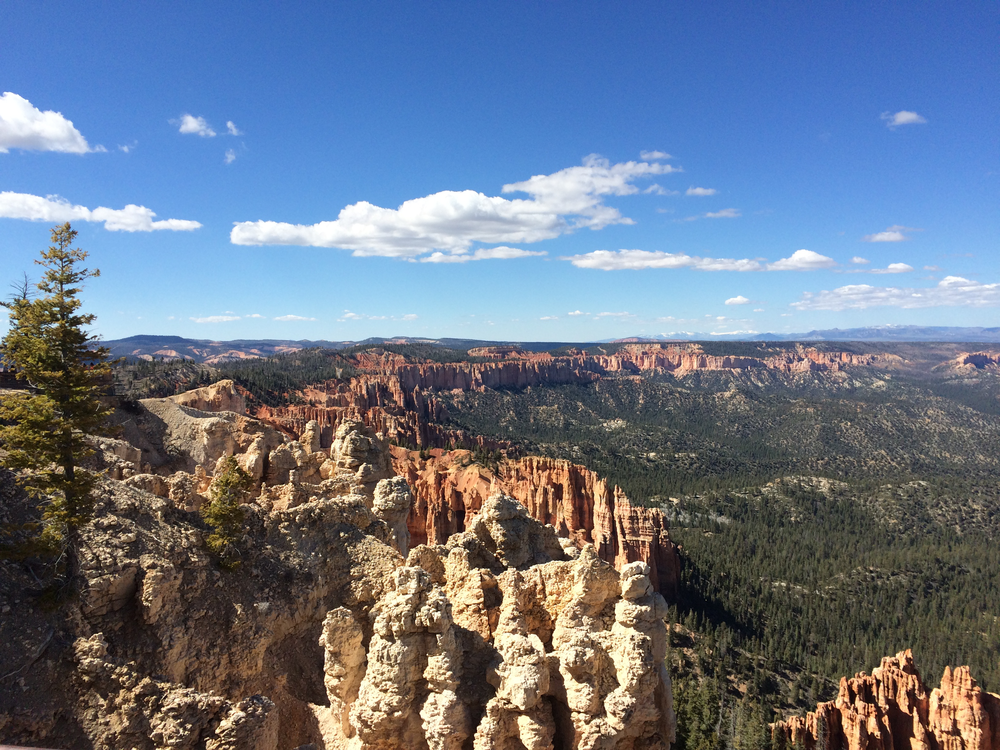
//> input picture images/bryce_left_01.png, 1000 x 750 px
$ ./perspectiveXform   (built with g++ and OpenCV 4)
//> lines starting //> are read from the running program, lines starting //| are printed output that depends on the picture
### base-cpu/Stitcher.hpp
#include <iostream>
#include <vector>
#include <string>
#include "opencv2/core.hpp"

#include "opencv2/calib3d.hpp"
#include "opencv2/features2d.hpp"
#include "opencv2/imgproc.hpp"
#include "opencv2/highgui.hpp"
#include "opencv2/xfeatures2d.hpp"

using namespace std;
using namespace cv;
using namespace cv::xfeatures2d;

class Stitcher{
private:
	double minHessian;
	Ptr<SURF> detector;
	cv::Ptr<cv::cuda::DescriptorMatcher> matcher
	std::vector<KeyPoint> keypoints1, keypoints2;
	Mat descriptors1, descriptors2;
	std::vector<std::vector<DMatch>> knn_matches;
	Mat H;
	Mat img_pano;
public:
	Stitcher();
	Mat stitch(Mat& img1, Mat& img2);
};

### base-cpu/Stitcher.cpp
#include "Stitcher.hpp"

using namespace std;
using namespace cv;
using namespace cv::xfeatures2d;
	// constructor
Stitcher :: Stitcher(){
	minHessian = 400;
	detector = SURF::create(minHessian);
	matcher = DescriptorMatcher::create(DescriptorMatcher::FLANNBASED);
}

// [49 lines left out: function stitch, not called in this run]

### benchmark/perspectiveXform.cpp
#include <string>
#include <iostream>
#include <vector>
#include<time.h>

#include "Stitcher.hpp"

#include "opencv2/calib3d.hpp"
#include "opencv2/features2d.hpp"
#include "opencv2/imgproc.hpp"
#include "opencv2/highgui.hpp"
#include "opencv2/xfeatures2d.hpp"


using namespace std;
using namespace cv;


int main() {
	Mat img1 = cv::imread("../images/bryce_left_01.png", IMREAD_GRAYSCALE);
//> img1: 750 rows x 1000 cols, CV_8UC1; min 0, max 255, mean 116.4
	CV_Assert(!img1.empty());

    Mat img2 = cv::imread("../images/scottsdale_left_01.png", IMREAD_GRAYSCALE);
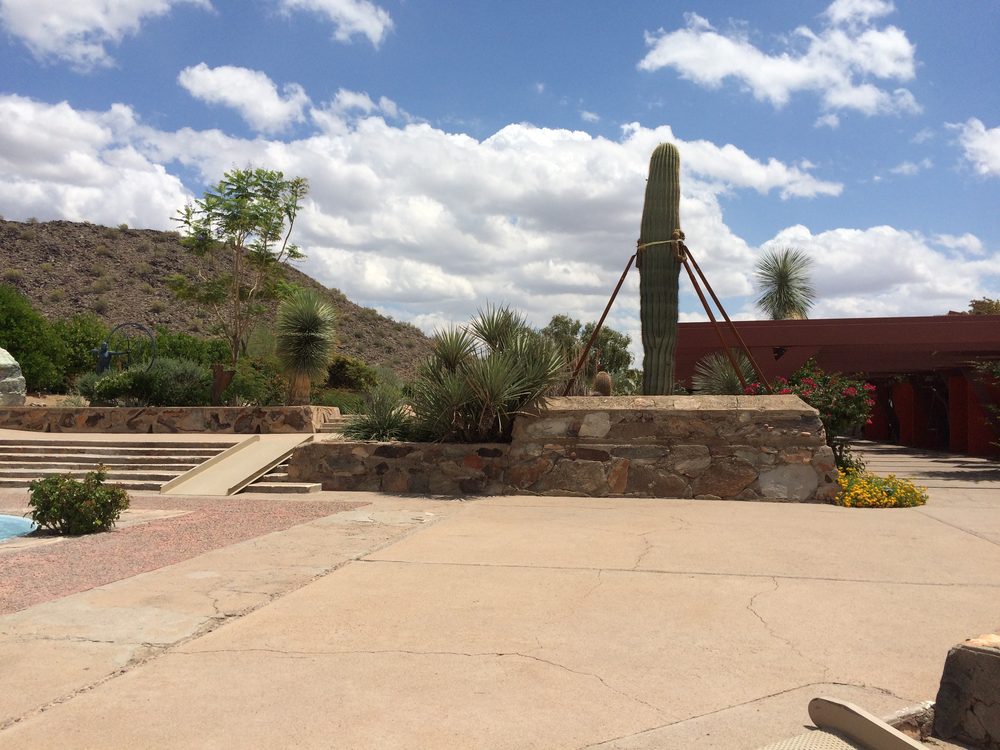
//> input picture images/scottsdale_left_01.png, 1000 x 750 px
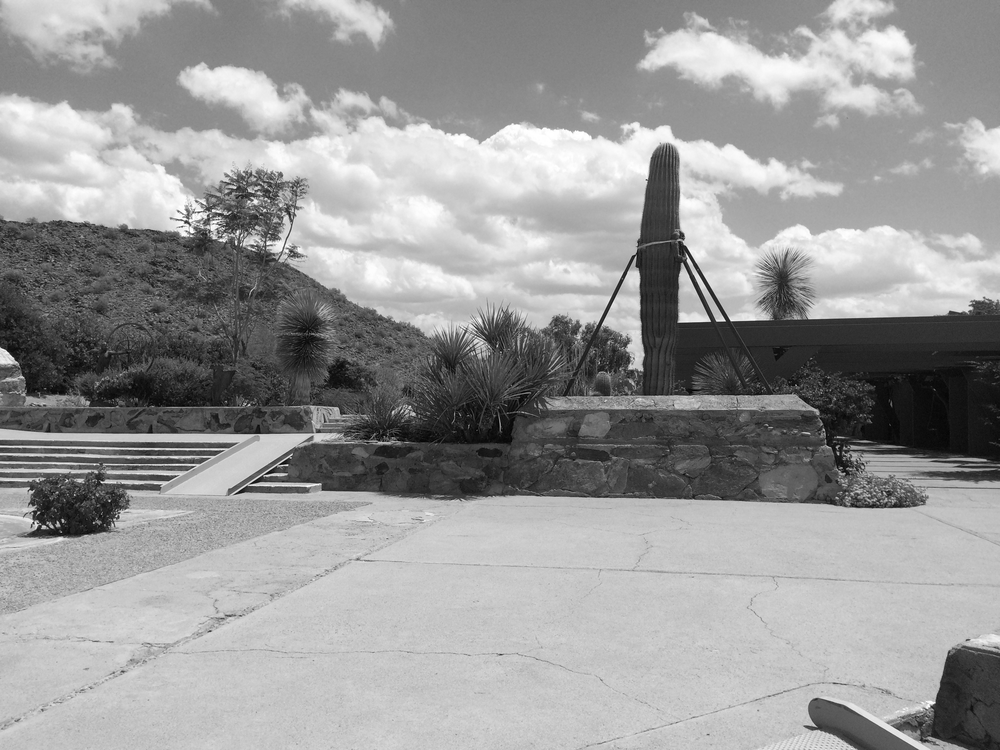
//> img2: 750 rows x 1000 cols, CV_8UC1; min 0, max 255, mean 152.4
    CV_Assert(!img2.empty());

    Mat img3 = cv::imread("../images/scottsdale_right_01.png", IMREAD_GRAYSCALE);
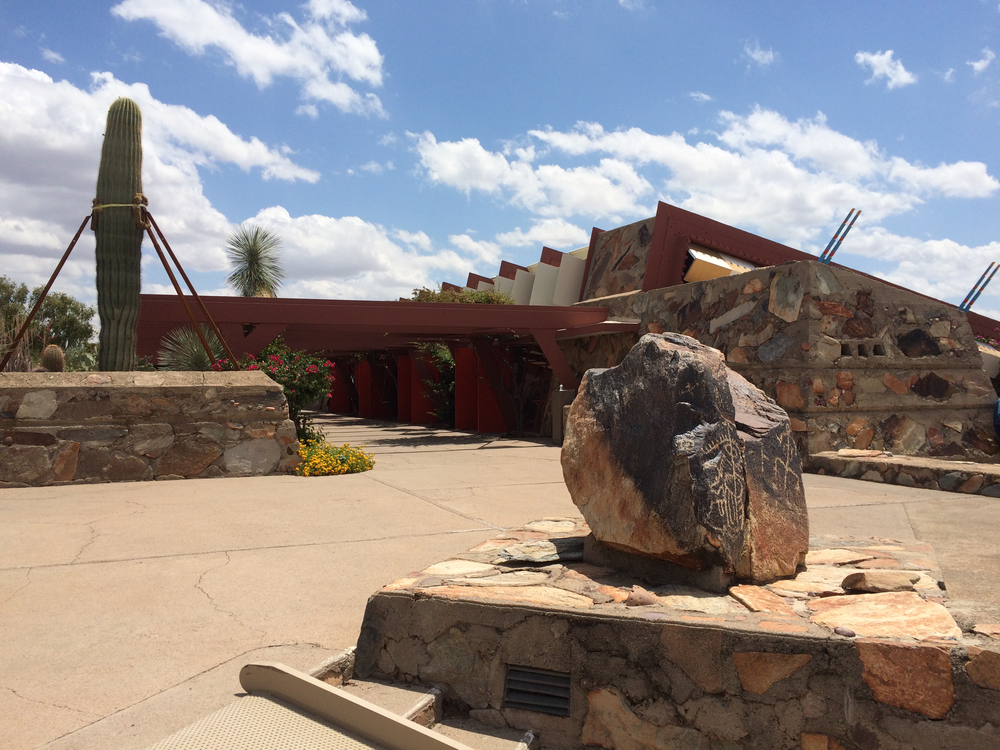
//> input picture images/scottsdale_right_01.png, 1000 x 750 px
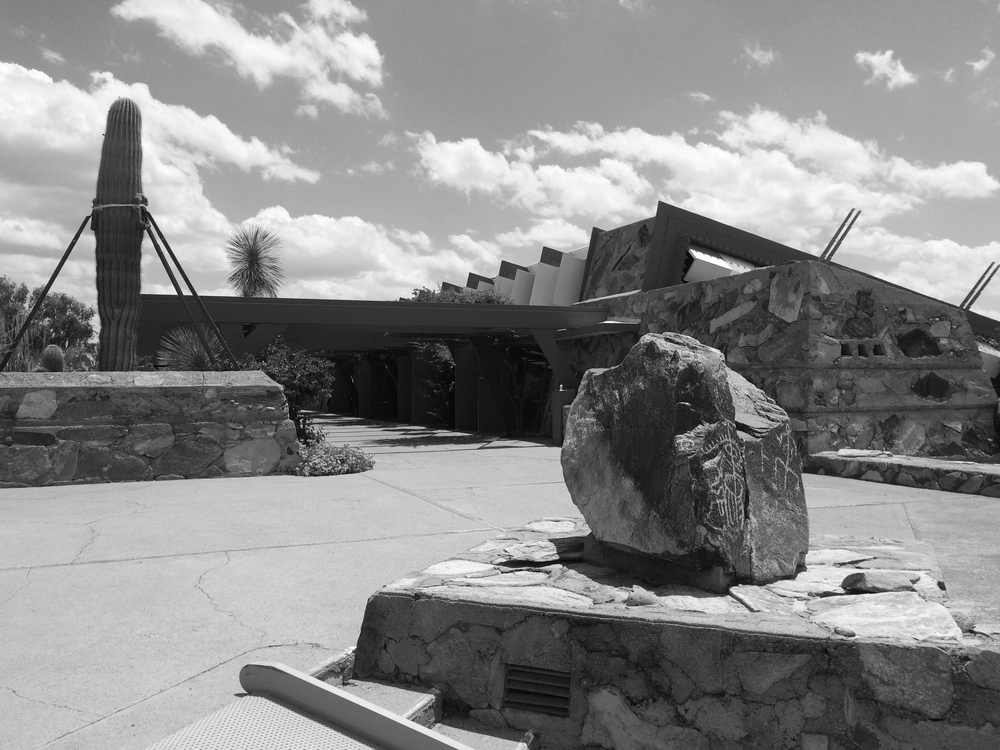
//> img3: 750 rows x 1000 cols, CV_8UC1; min 1, max 255, mean 136.8
    CV_Assert(!img3.empty());

    Mat img4 = cv::imread("../images/sedona_left_01.png", IMREAD_GRAYSCALE);
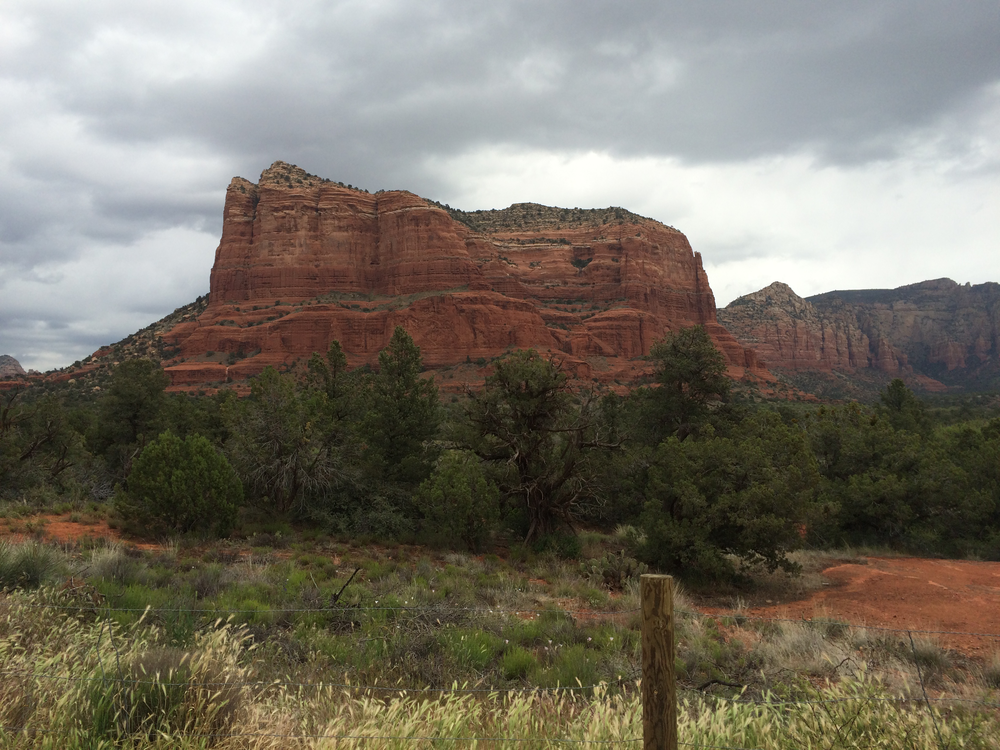
//> input picture images/sedona_left_01.png, 1000 x 750 px
//> img4: 750 rows x 1000 cols, CV_8UC1; min 2, max 255, mean 113.2
    CV_Assert(!img4.empty());
    Mat big1;
    Mat big2;

    hconcat(img1, img2, big1);
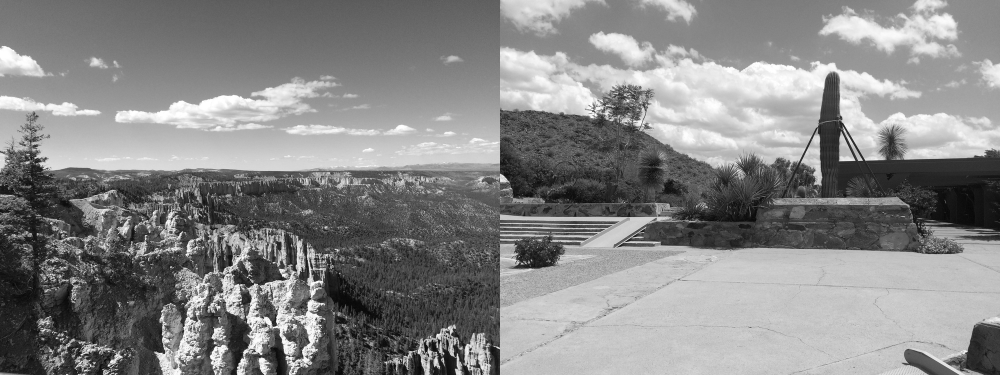
//> big1: 750 rows x 2000 cols, CV_8UC1 (shown at 1/2 size); min 0, max 255, mean 134.4
    hconcat(img3, img4, big2);
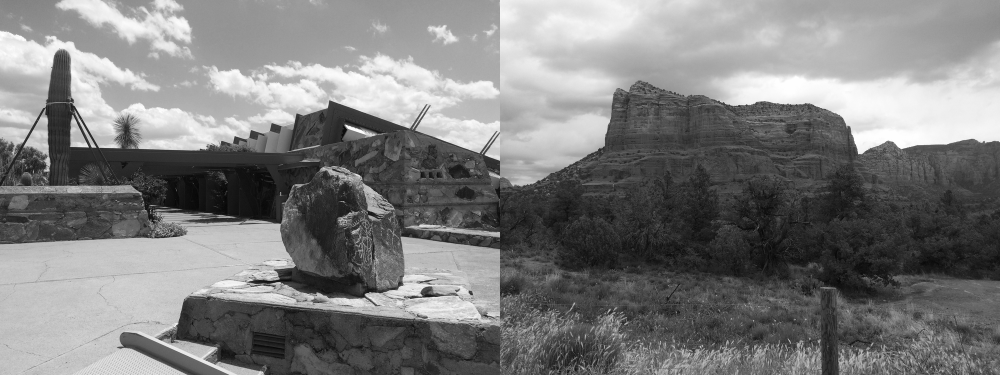
//> big2: 750 rows x 2000 cols, CV_8UC1 (shown at 1/2 size); min 1, max 255, mean 125


    imshow("big1", big1);
    imshow("big2", big2);

    // [14 lines of commented-out code are left out]


//> (the run ends here: the program stops with an error, at `detector = SURF::create(minHessian);`)
